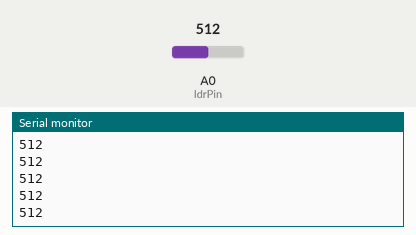
The sketch below on a simulated Arduino Uno, built with avr-gcc and run on an emulated ATmega328P. Parts: the last lines printed to the serial monitor. The inputs (shaded band) are chosen by the test bench; at power-on: A0 (ldrPin) = 512.

Above: at 1.2 s.
1.3 s: A0 (ldrPin) set to 716
At 1.31 s:
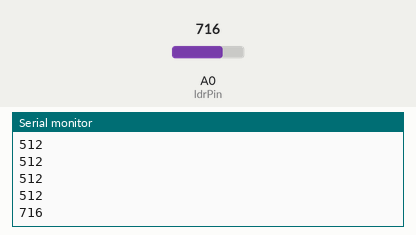
2.8 s: A0 (ldrPin) set to 900
At 2.81 s:
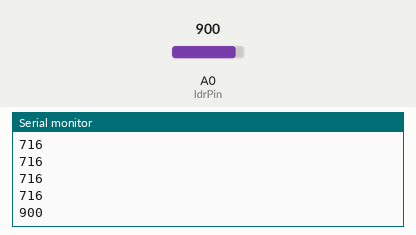
Timing chart, 0 to 5.8 s (numbered marks = the images above; inputs shaded):
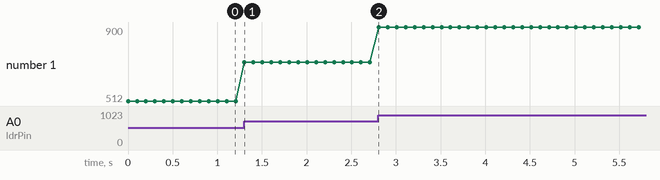

Measured:
- after the input at 1.3 s, the serial monitor: prints a new line at once (image 1)
- after the input at 2.8 s, the serial monitor: prints a new line at once (image 2)
- plotted number 1: 512 → 716 after the input at 1.3 s, 716 → 900 after the input at 2.8 s

The sketch:

analog_input.ino
```cpp
int analogVal;
const int ldrPin = A0;

void setup() {
  Serial.begin (9600);
}

void loop() {
  analogVal = analogRead(ldrPin);
  Serial.println(analogVal);
  delay(100);
}
```
